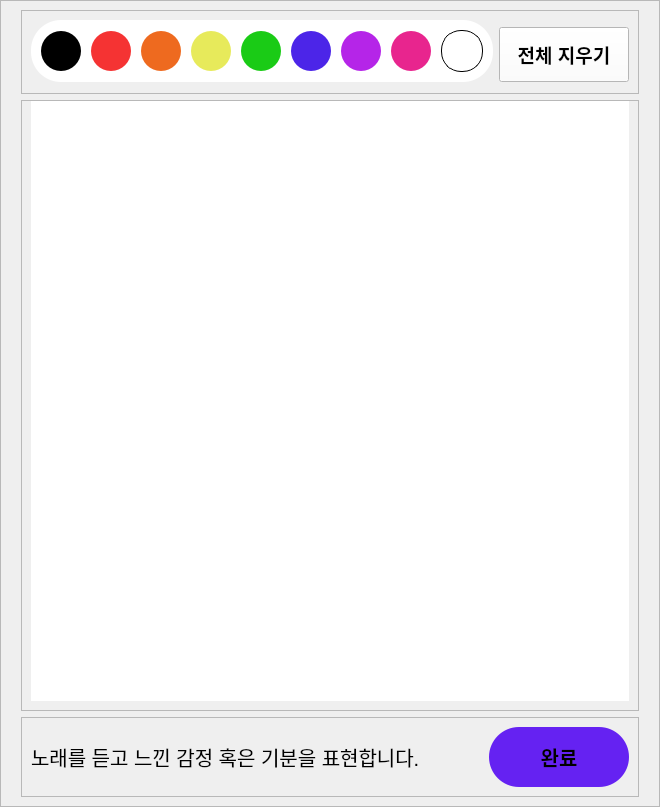
            <widget class="QWidget" name="page_6">
             <layout class="QVBoxLayout" name="verticalLayout_55">
              <property name="leftMargin">
               <number>0</number>
              </property>
              <property name="topMargin">
               <number>0</number>
              </property>
              <property name="rightMargin">
               <number>0</number>
              </property>
              <property name="bottomMargin">
               <number>0</number>
              </property>
              <item>
               <widget class="QFrame" name="frame_96">
                <property name="frameShape">
                 <enum>QFrame::StyledPanel</enum>
                </property>
                <property name="frameShadow">
                 <enum>QFrame::Raised</enum>
                </property>
                <layout class="QVBoxLayout" name="verticalLayout_83">
                 <property name="leftMargin">
                  <number>20</number>
                 </property>
                 <property name="rightMargin">
                  <number>20</number>
                 </property>
                 <item>
                  <widget class="QFrame" name="frame_97">
                   <property name="frameShape">
                    <enum>QFrame::StyledPanel</enum>
                   </property>
                   <property name="frameShadow">
                    <enum>QFrame::Raised</enum>
                   </property>
                   <layout class="QHBoxLayout" name="horizontalLayout_55">
                    <property name="bottomMargin">
                     <number>11</number>
                    </property>
                    <item alignment="Qt::AlignBottom">
                     <widget class="QFrame" name="frame_98">
                      <property name="styleSheet">
                       <string notr="true">background-color:white;border-radius:30px;</string>
                      </property>
                      <property name="frameShape">
                       <enum>QFrame::StyledPanel</enum>
                      </property>
                      <property name="frameShadow">
                       <enum>QFrame::Raised</enum>
                      </property>
                      <layout class="QHBoxLayout" name="horizontalLayout_56">
                       <property name="spacing">
                        <number>10</number>
                       </property>
                       <property name="leftMargin">
                        <number>10</number>
                       </property>
                       <property name="topMargin">
                        <number>10</number>
                       </property>
                       <property name="rightMargin">
                        <number>10</number>
                       </property>
                       <property name="bottomMargin">
                        <number>10</number>
                       </property>
                       <item>
                        <widget class="QPushButton" name="pushButton_36">
                         <property name="styleSheet">
                          <string notr="true">*{width:40px; height:40px;background:#000000;color:#FFFFFF;border-radius:20;}</string>
                         </property>
                         <property name="text">
                          <string/>
                         </property>
                        </widget>
                       </item>
                       <item>
                        <widget class="QPushButton" name="pushButton_39">
                         <property name="styleSheet">
                          <string notr="true">*{width:40px; height:40px;background:#F53333;color:#FFFFFF;border-radius:20;}</string>
                         </property>
                         <property name="text">
                          <string/>
                         </property>
                        </widget>
                       </item>
                       <item>
                        <widget class="QPushButton" name="pushButton_41">
                         <property name="styleSheet">
                          <string notr="true">*{width:40px; height:40px;background:#EE6A1F;color:#FFFFFF;border-radius:20;}</string>
                         </property>
                         <property name="text">
                          <string/>
                         </property>
                        </widget>
                       </item>
                       <item>
                        <widget class="QPushButton" name="pushButton_42">
                         <property name="styleSheet">
                          <string notr="true">*{width:40px; height:40px;background:#E7EA5B;color:#FFFFFF;border-radius:20;}</string>
                         </property>
                         <property name="text">
                          <string/>
                         </property>
                        </widget>
                       </item>
                       <item>
                        <widget class="QPushButton" name="pushButton_43">
                         <property name="styleSheet">
                          <string notr="true">*{width:40px; height:40px;background:#1ACB16;color:#FFFFFF;border-radius:20;}</string>
                         </property>
                         <property name="text">
                          <string/>
                         </property>
                        </widget>
                       </item>
                       <item>
                        <widget class="QPushButton" name="pushButton_54">
                         <property name="styleSheet">
                          <string notr="true">*{width:40px; height:40px;background:#4C25E8;color:#FFFFFF;border-radius:20;}</string>
                         </property>
                         <property name="text">
                          <string/>
                         </property>
                        </widget>
                       </item>
                       <item>
                        <widget class="QPushButton" name="pushButton_55">
                         <property name="styleSheet">
                          <string notr="true">*{width:40px; height:40px;background:#B525E8;color:#FFFFFF;border-radius:20;}</string>
                         </property>
                         <property name="text">
                          <string/>
                         </property>
                        </widget>
                       </item>
                       <item>
                        <widget class="QPushButton" name="pushButton_44">
                         <property name="styleSheet">
                          <string notr="true">*{width:40px; height:40px;background:#E8258E;color:#FFFFFF;border-radius:20;}</string>
                         </property>
                         <property name="text">
                          <string/>
                         </property>
                        </widget>
                       </item>
                       <item>
                        <widget class="QPushButton" name="pushButton_26">
                         <property name="styleSheet">
                          <string notr="true">*{width:40px; height:40px;background:#FFFFFF;color:#000000; border-radius:20;border:1px solid black;}</string>
                         </property>
                         <property name="text">
                          <string/>
                         </property>
                        </widget>
                       </item>
                      </layout>
                     </widget>
                    </item>
                    <item alignment="Qt::AlignRight|Qt::AlignBottom">
                     <widget class="QPushButton" name="pushButton_45">
                      <property name="minimumSize">
                       <size>
                        <width>130</width>
                        <height>55</height>
                       </size>
                      </property>
                      <property name="font">
                       <font>
                        <pointsize>14</pointsize>
                        <weight>75</weight>
                        <bold>true</bold>
                       </font>
                      </property>
                      <property name="styleSheet">
                       <string notr="true">background-color:white; color:black;</string>
                      </property>
                      <property name="text">
                       <string>전체 지우기</string>
                      </property>
                     </widget>
                    </item>
                   </layout>
                  </widget>
                 </item>
                 <item>
                  <widget class="QFrame" name="frame_99">
                   <property name="frameShape">
                    <enum>QFrame::StyledPanel</enum>
                   </property>
                   <property name="frameShadow">
                    <enum>QFrame::Raised</enum>
                   </property>
                   <layout class="QHBoxLayout" name="horizontalLayout_57">
                    <property name="topMargin">
                     <number>0</number>
                    </property>
                    <item>
                     <widget class="QWidget" name="painter_widget_2" native="true">
                      <property name="enabled">
                       <bool>true</bool>
                      </property>
                      <property name="sizePolicy">
                       <sizepolicy hsizetype="Expanding" vsizetype="Preferred">
                        <horstretch>0</horstretch>
                        <verstretch>0</verstretch>
                       </sizepolicy>
                      </property>
                      <property name="minimumSize">
                       <size>
                        <width>0</width>
                        <height>600</height>
                       </size>
                      </property>
                      <property name="styleSheet">
                       <string notr="true">background-color:white;</string>
                      </property>
                     </widget>
                    </item>
                   </layout>
                  </widget>
                 </item>
                 <item alignment="Qt::AlignTop">
                  <widget class="QFrame" name="frame_100">
                   <property name="frameShape">
                    <enum>QFrame::StyledPanel</enum>
                   </property>
                   <property name="frameShadow">
                    <enum>QFrame::Raised</enum>
                   </property>
                   <layout class="QHBoxLayout" name="horizontalLayout_58">
                    <item>
                     <widget class="QLabel" name="label_30">
                      <property name="font">
                       <font>
                        <pointsize>15</pointsize>
                       </font>
                      </property>
                      <property name="toolTipDuration">
                       <number>0</number>
                      </property>
                      <property name="text">
                       <string>노래를 듣고 느낀 감정 혹은 기분을 표현합니다.</string>
                      </property>
                     </widget>
                    </item>
                    <item alignment="Qt::AlignRight">
                     <widget class="QPushButton" name="pushButton_56">
                      <property name="minimumSize">
                       <size>
                        <width>140</width>
                        <height>60</height>
                       </size>
                      </property>
                      <property name="font">
                       <font>
                        <pointsize>15</pointsize>
                        <weight>75</weight>
                        <bold>true</bold>
                       </font>
                      </property>
                      <property name="layoutDirection">
                       <enum>Qt::LeftToRight</enum>
                      </property>
                      <property name="styleSheet">
                       <string notr="true">background: #6522F2;
border-radius: 30px;</string>
                      </property>
                      <property name="text">
                       <string>완료</string>
                      </property>
                     </widget>
                    </item>
                   </layout>
                  </widget>
                 </item>
                </layout>
               </widget>
              </item>
             </layout>
            </widget>
